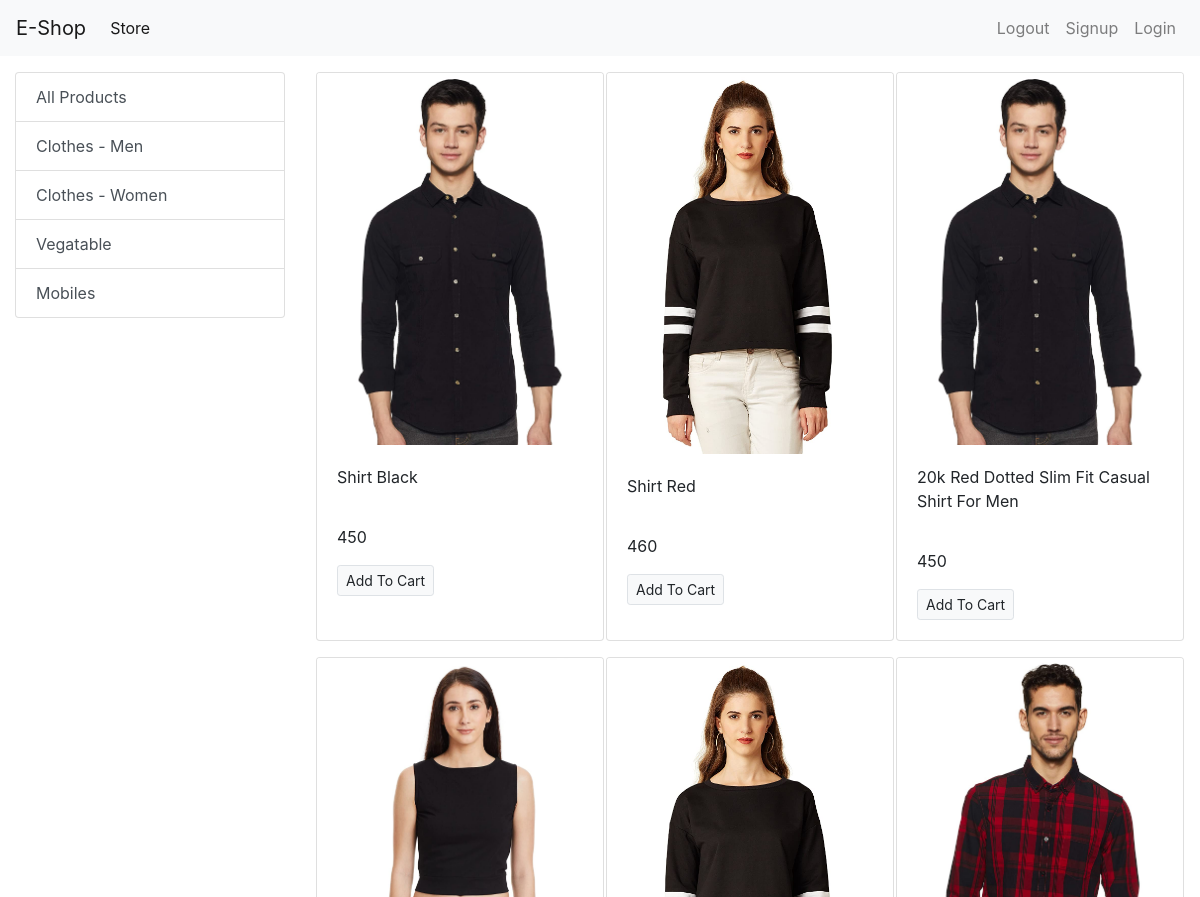
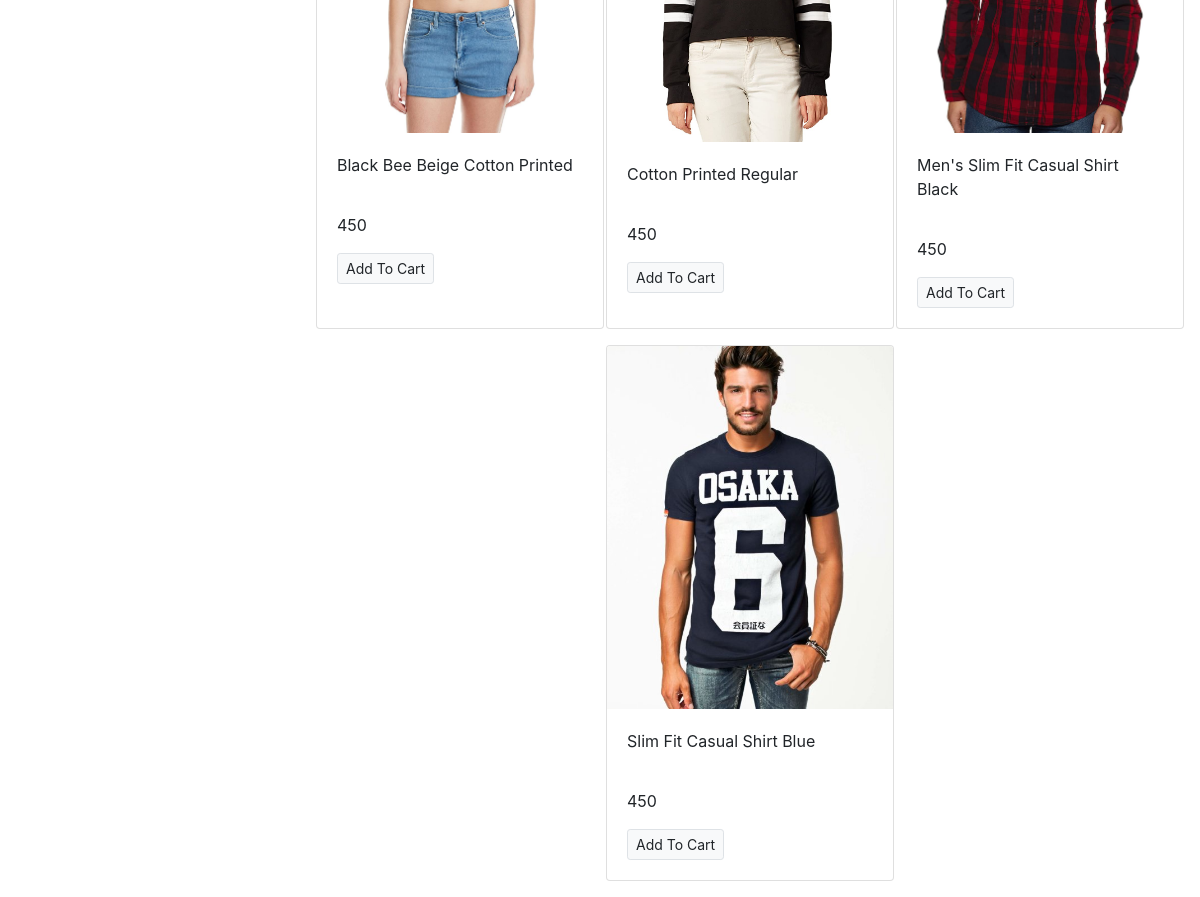
/?category=1, run on the app's committed database (2 pictures, top to bottom).
### store/models/category.py (models this page shows, shortened)
class Category(models.Model):
    name = models.CharField(max_length=20)
    @staticmethod
    def get_all_categories():
      return  Category.objects.all()

### store/models/product.py (models this page shows, shortened)
class Product(models.Model):
    name = models.CharField(max_length=50)
    price = models.IntegerField(default=0)
    category = models.ForeignKey(Category, on_delete=models.CASCADE, default=1)
    description = models.CharField(max_length=200, default='')
    image = models.ImageField(upload_to='uploads/products/')
    @staticmethod
    def get_all_products_by_categoryid(category_id):
        if category_id:
            return Product.objects.filter(category=category_id)
        else:
            return Product.get_all_products();

### store/views.py (the view)
# urls.py: path('', index),
def index(request):
    products = None
    categories = Category.get_all_categories()
    categoryID = request.GET.get('category')
    if categoryID:
        products = Product.get_all_products_by_categoryid(categoryID)
    else:
        products = Product.get_all_products();
    data = {}
    data['products'] = products
    data['categories'] = categories
    return render(request, 'index.html', data)

### store/templates/index.html (shortened to what this page needs)
{% extends 'base.html' %}
{% block content %}
<div class="container-fluid mt-3">
    <div class="row">
        <div class="col-lg-3 mx-auto">
            <div class="list-group ">
                <a href="/" class="list-group-item list-group-item-action">All Products</a>
                {% for category in categories %}
                <a href="/?category={{category.id}}" class="list-group-item list-group-item-action">{{category.name}}</a>
                {% endfor %}
            </div>
        </div>
        <div id="products" class="col-lg-9 mx-auto">
            <div.<div class="row mx-auto">
                {% for product in products %}
                <div class="card mx-auto mb-3" style="width: 18rem;">
                    <img class="card-img-top" src="{{product.image.url}}" alt="Card image cap">
                    <div class="card-body">
                        <p class="card-title">{{product.name}}</p>
                        <p class="card-text"><br>{{product.price}}</br></p>
                        <a href="#" class="btn btn-light border btn-sm">Add To Cart</a>
                    </div>
                </div>
                {% endfor %}
        </div>
    </div>
</div>
{% endblock %}

### data on the page
Category: name "Clothes - Men"
Category: name "Clothes - Women"
Category: name "Vegatable"
Category: name "Mobiles"
Product: image (picture), name "Shirt Black", price "450"
Product: image (picture), name "Shirt Red", price "460"
Product: image (picture), name "20k Red Dotted Slim Fit Casual Shirt For Men", price "450"
Product: image (picture), name "Black Bee Beige Cotton Printed", price "450"
Product: image (picture), name "Cotton Printed Regular", price "450"
Product: image (picture), name "Men's Slim Fit Casual Shirt Black", price "450"
Product: image (picture), name "Slim Fit Casual Shirt Blue", price "450"
